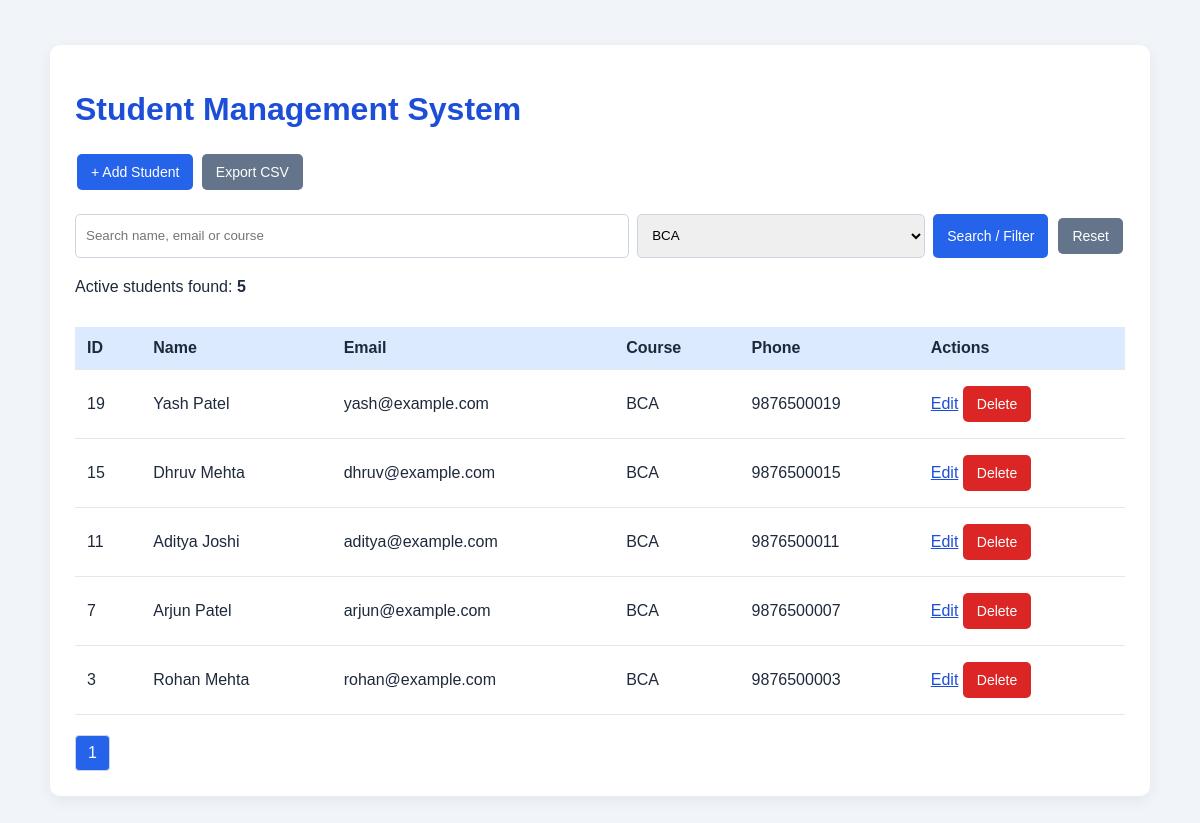
The page /index.php?course=BCA on the database its author committed.
### tables this page shows
CREATE TABLE IF NOT EXISTS students (
    id INT AUTO_INCREMENT PRIMARY KEY,
    name VARCHAR(100) NOT NULL,
    email VARCHAR(120) NOT NULL UNIQUE,
    course VARCHAR(80) NOT NULL,
    phone VARCHAR(20) NOT NULL,
    status ENUM('active', 'deleted') NOT NULL DEFAULT 'active',
    created_at TIMESTAMP DEFAULT CURRENT_TIMESTAMP
);

### index.php (the view, shortened to what this page needs)
<?php
require "db.php";
function e($value) {
    return htmlspecialchars((string)$value, ENT_QUOTES, "UTF-8");
}
$q = trim($_GET["q"] ?? "");
$course = trim($_GET["course"] ?? "");
$page = max(1, (int)($_GET["page"] ?? 1));
$perPage = 5;
$where = ["status = 'active'"];
$params = [];
$types = "";
if ($course !== "") {
    $where[] = "course = ?";
    $params[] = $course;
    $types .= "s";
}
$whereSql = implode(" AND ", $where);
$countSql = "SELECT COUNT(*) AS total FROM students WHERE $whereSql";
$stmt = $conn->prepare($countSql);
if ($types !== "") {
    $stmt->bind_param($types, ...$params);
}
$stmt->execute();
$total = (int)$stmt->get_result()->fetch_assoc()["total"];
$totalPages = max(1, (int)ceil($total / $perPage));
$page = min($page, $totalPages);
$offset = ($page - 1) * $perPage;
$sql = "SELECT id, name, email, course, phone
        FROM students
        WHERE $whereSql
        ORDER BY id DESC
        LIMIT ? OFFSET ?";
$stmt = $conn->prepare($sql);
$listTypes = $types . "ii";
$listParams = array_merge($params, [$perPage, $offset]);
$stmt->bind_param($listTypes, ...$listParams);
$stmt->execute();
$students = $stmt->get_result();
$courses = $conn->query(
    "SELECT DISTINCT course FROM students
     WHERE status = 'active' ORDER BY course"
);
?>
<!DOCTYPE html>
<html lang="en">
<head>
<link rel="stylesheet" href="style.css">
</head>
<body>
<div class="container">
    <h1>Student Management System</h1>
    <a class="button" href="add.php">+ Add Student</a>
    <a class="button secondary" href="export.php">Export CSV</a>
    <form method="GET" class="filters">
        <input type="text" name="q"
               placeholder="Search name, email or course"
               value="<?= e($q) ?>">
        <select name="course">
            <?php while ($c = $courses->fetch_assoc()): ?>
                <option value="<?= e($c["course"]) ?>"
                    <?= $course === $c["course"] ? "selected" : "" ?>>
                    <?= e($c["course"]) ?>
                </option>
            <?php endwhile; ?>
        </select>
        <button type="submit">Search / Filter</button>
        <a class="button secondary" href="index.php">Reset</a>
    </form>
    <p>Active students found: <strong><?= $total ?></strong></p>
    <div class="table-wrap">
    <table>
        <thead>
            <tr>
                <th>ID</th>
                <th>Name</th>
                <th>Email</th>
                <th>Course</th>
                <th>Phone</th>
                <th>Actions</th>
            </tr>
        </thead>
        <tbody>
        <?php if ($students->num_rows === 0): ?>
            <tr>
                <td colspan="6">No students found.</td>
            </tr>
        <?php else: ?>
            <?php while ($s = $students->fetch_assoc()): ?>
                <tr>
                    <td><?= e($s["id"]) ?></td>
                    <td><?= e($s["name"]) ?></td>
                    <td><?= e($s["email"]) ?></td>
                    <td><?= e($s["course"]) ?></td>
                    <td><?= e($s["phone"]) ?></td>
                    <td class="actions">
                        <a href="edit.php?id=<?= (int)$s["id"] ?>">Edit</a>
                        <form method="POST" action="delete.php"
                              onsubmit="return confirm('Are you sure you want to delete this student?');">
                            <button type="submit" class="danger">Delete</button>
                        </form>
                    </td>
                </tr>
            <?php endwhile; ?>
        <?php endif; ?>
        </tbody>
    </table>
    </div>
    <div class="pagination">
        <?php for ($i = 1; $i <= $totalPages; $i++): ?>
            <a class="<?= $page === $i ? 'current' : '' ?>"
               href="?<?= e(http_build_query([
                   "q" => $q,
                   "course" => $course,
                   "page" => $i
               ])) ?>">
                <?= $i ?>
            </a>
        <?php endfor; ?>
    </div>
</div>
</body>
</html>

### style.css (style rules this page uses)
* { box-sizing: border-box; }
body { margin: 0; padding: 25px; background: #f1f5f9; color: #1e293b; font-family: Arial, sans-serif; }
.container { max-width: 1100px; margin: 20px auto; padding: 25px; background: white; border-radius: 10px; box-shadow: 0 4px 15px #00000010; }
h1 { color: #1d4ed8; }
a { color: #1d4ed8; }
.button, button { display: inline-block; padding: 10px 14px; margin: 4px 2px; background: #2563eb; color: white; text-decoration: none; border: none; border-radius: 5px; cursor: pointer; font-size: 14px; }
.secondary { background: #64748b; }
.danger { background: #dc2626; }
.filters { display: flex; flex-wrap: wrap; gap: 8px; margin: 20px 0; }
input, select { width: 100%; padding: 10px; margin: 6px 0 15px; border: 1px solid #cbd5e1; border-radius: 5px; }
.filters input { flex: 2; min-width: 220px; margin: 0; }
.filters select { flex: 1; min-width: 150px; margin: 0; }
.filters button { margin: 0; }
.table-wrap { overflow-x: auto; }
table { width: 100%; border-collapse: collapse; margin-top: 15px; }
th, td { padding: 12px; text-align: left; border-bottom: 1px solid #e2e8f0; }
th { background: #dbeafe; }
.actions { min-width: 130px; }
.actions form { display: inline; }
.actions button { margin: 4px 0; }
.pagination { display: flex; flex-wrap: wrap; gap: 6px; margin-top: 20px; }
.pagination a { padding: 8px 12px; text-decoration: none; border: 1px solid #cbd5e1; border-radius: 4px; }
.pagination .current { color: white; background: #2563eb; }

### rows shown on the page
students: id "19", name "Yash Patel", email "yash@example.com", course "BCA", phone "9876500019"
students: id "15", name "Dhruv Mehta", email "dhruv@example.com", course "BCA", phone "9876500015"
students: id "11", name "Aditya Joshi", email "aditya@example.com", course "BCA", phone "9876500011"
students: id "7", name "Arjun Patel", email "arjun@example.com", course "BCA", phone "9876500007"
students: id "3", name "Rohan Mehta", email "rohan@example.com", course "BCA", phone "9876500003"

### other values the page prints
$total "5"
form field course "BCA"
